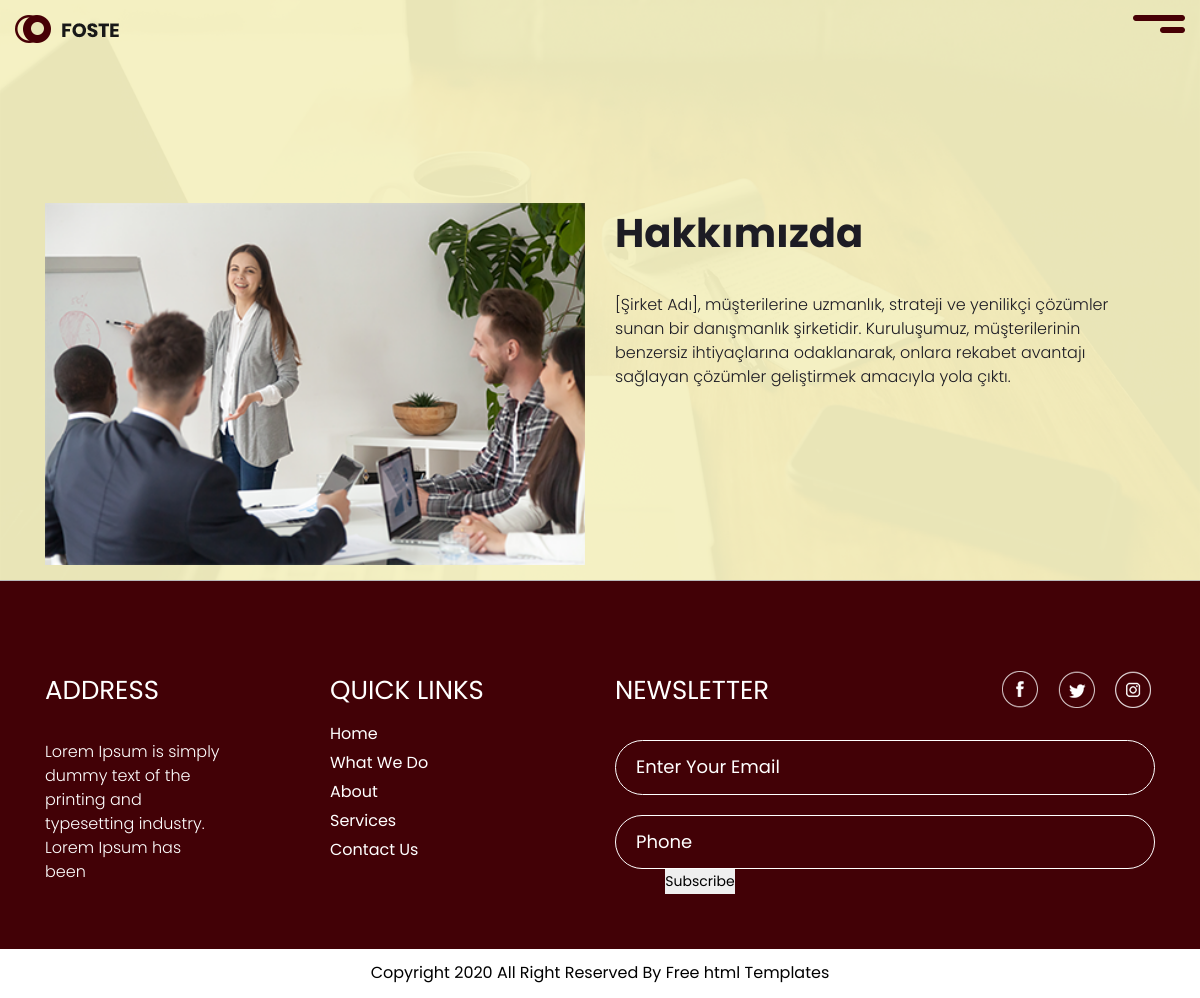
/about, run on the app's committed database.
### app/models.py (models this page shows)
class About(db.Model):
    id = db.Column(db.Integer, primary_key=True)
    feedback = db.Column(db.Text)
    image_filename = db.Column(db.String(255))
    aboutname = db.Column(db.Text)

### app/views.py (the view)
@app.route("/about")
def about():
    abouts_data = About.query.all()
    return render_template("about.html", about=abouts_data)

### app/templates/about.html (shortened to what this page needs)
<!DOCTYPE html>
<html lang="en">
  {%extends 'base.html'%}
  {% block aboutus %}
  <h1 class="about_taital">{{ about.feedback }}</h1>
  <p class="lorem_text">{{ about.aboutname }}</p>
    <div class="about_section layout_padding">
    	<div class="container">
    		<div class="row">
				{% for about in about %}
    			<div class="col-sm-6">
    				<div><img src="{{ url_for('static', filename='images/' + about.image_filename) }}" class="image_8"></div>
    			</div>
    			<div class="col-sm-6">
    				<h1 class="about_taital">{{ about.feedback }}</h1>
    				<p class="lorem_text">{{ about.aboutname }}</p>
    			</div>
				{% endfor %}
    		</div>
    	</div>
    </div>
    {%endblock%}

### app/static/css/style.css (style rules this page uses)
* { box-sizing: border-box !important; transition: ease all 0.5s; }
html { scroll-behavior: smooth; overflow-x: hidden !important; }
body { color: #666666; font-size: 14px; font-family: Poppins; line-height: 1.80857; font-weight: normal; overflow-x: hidden !important; }
h1, h2, h3, h4, h5, h6 { letter-spacing: 0; font-weight: normal; position: relative; padding: 0 0 10px 0; font-weight: normal; line-height: normal; color: #111111; margin: 0 }
h1 { font-size: 24px }
*, *::after, *::before { -webkit-box-sizing: border-box; -moz-box-sizing: border-box; box-sizing: border-box; }
p { margin: 20px; font-weight: 300; font-size: 15px; line-height: 24px; }
img { max-width: 100%; height: auto; }
.layout_padding { padding-top: 90px; padding-bottom: 0px; }
.about_section { width: 100%; float: left; }
.image_8 { width: 100%; float: left; }
.about_taital { width: 100%; float: left; font-size: 40px; color: #1d1c24; font-weight: bold; }
.lorem_text { width: 100%; float: left; font-size: 16px; color: #1d1c24; margin-left: 0px; padding-bottom: 20px; }

### app/static/css/icomoon.css (style rules this page uses)
body { background: #fff; }

### data on the page
About: image_filename (picture), feedback "Hakkımızda", aboutname "[Şirket Adı], müşterilerine uzmanlık, strateji ve yenilikçi çözümler sunan bir danışmanlık şirketidir. Kuruluşumuz, müşterilerinin benzersiz ihtiyaçlarına odaklanarak, onlara rekabet avantajı sağlayan çözümler geliştirmek amacıyla yola çıktı."
